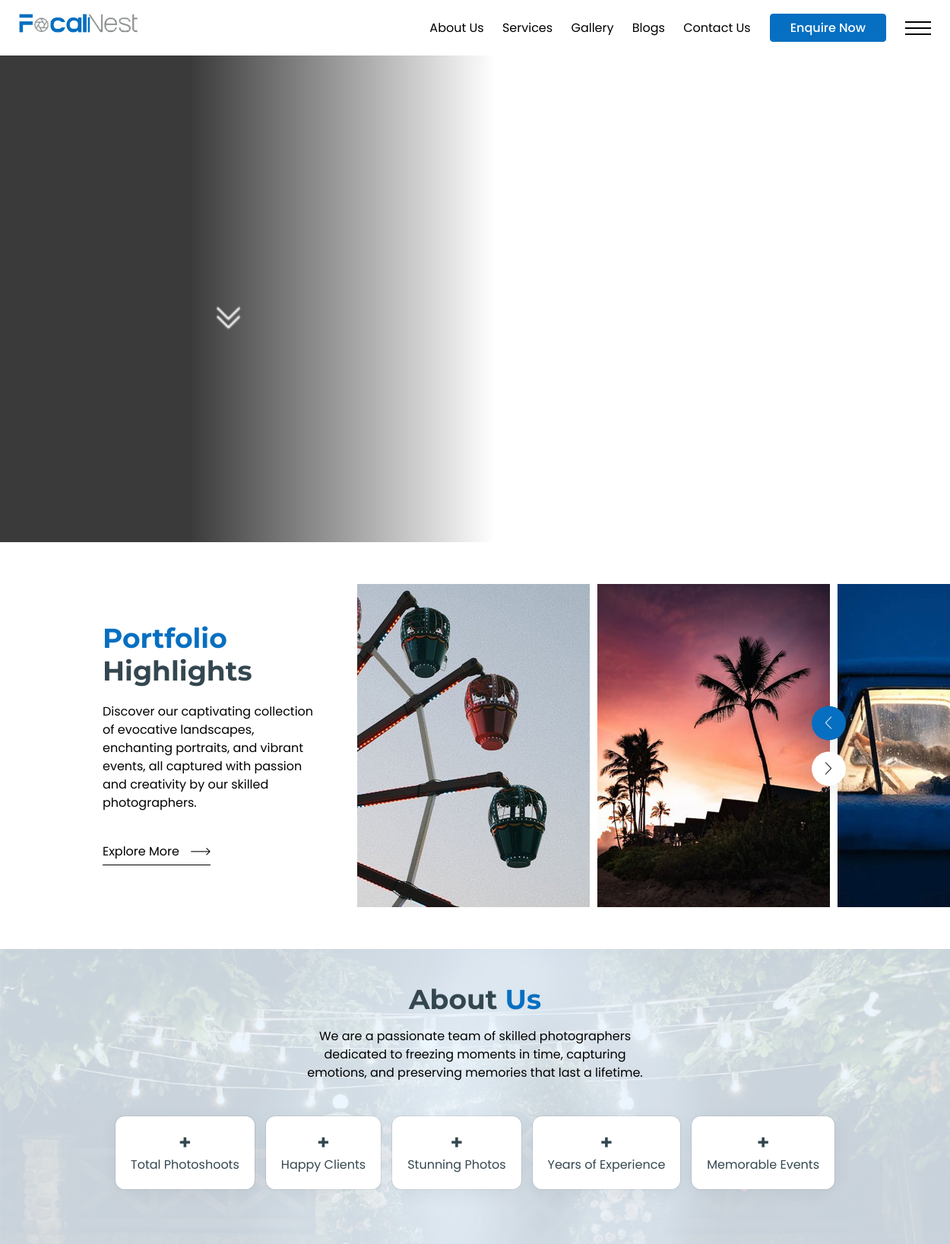
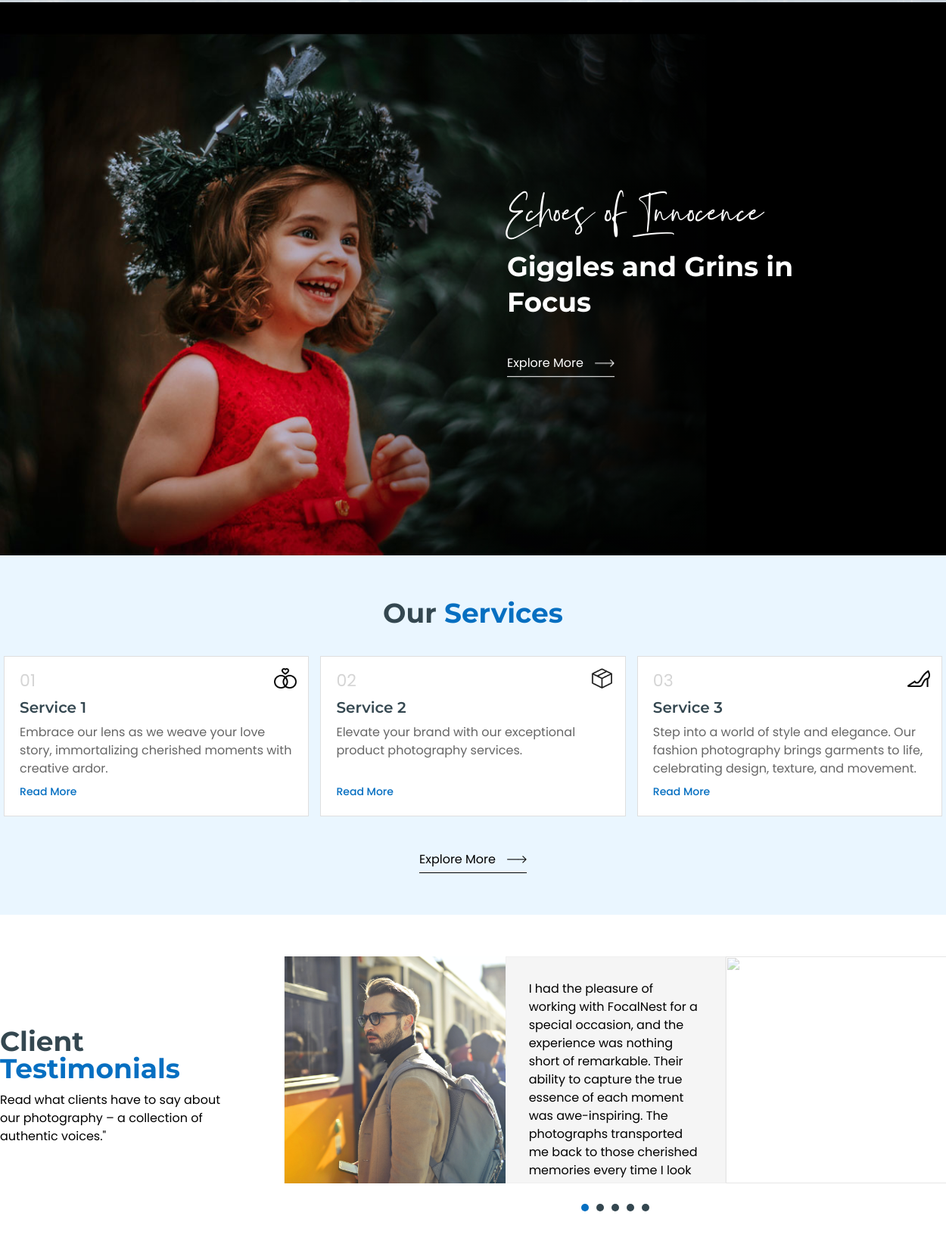
The page / (upper part) on the database its author committed (2 pictures, top to bottom).
### FocalNest/models.py (models this page shows, shortened)
class ServicePost(models.Model):
    title = models.CharField(max_length=200)
    Title_Url = models.SlugField(unique=True, blank=True, null=True)
    Service_image = models.ImageField(upload_to='Admin/Serviceicons/')
    Service_icon = models.ImageField(upload_to='Admin/Serviceimages/')
    Description = models.CharField(max_length=255,)
    content = RichTextField()
    def __str__(self):
        return self.title
    class Meta:
        verbose_name = 'Service'
        verbose_name_plural = 'Services'

### FocalNest/views.py (the view)
# urls.py: path('', views.home, name='home'),
def home(request):
    form = EnquiryForm(request.POST or None)
    if request.method == 'POST':
        if form.is_valid():
            form.save()
            form = EnquiryForm()
            return render(request, 'thank-you.html')
    return render(request, 'index.html', {'form': form})

### FocalNest/commoncontext.py (called while the page is built)
def common_data(request):
    allservices = ServicePost.objects.all()
    allblogs = BlogPost.objects.all().order_by('-id')
    recent_blogs = BlogPost.objects.all().order_by('-id')[:5]
    return {
        'services': allservices,
        'blogs': allblogs,
        'recentblogs': recent_blogs,
    }

### FocalNest/templates/index.html (shortened to what this page needs)
{% extends "masterpage.html" %}
{% load static %}
{% block content %}
<main>
    <div class="banner-home">
        <div class="bg">
            <video autoplay muted loop="true" src="{% static 'video/video.mp4' %}"></video>
        </div>
        <div class="banner-wrapper">
            <div class="container">
                <div class="content">
                    <div class="down-arrow invert">
                        <img src="{% static 'icons/down-arrow.png' %} " alt="">
                    </div>
                </div>
            </div>
        </div>
    </div>
    <section>
        <div class="home-secA">
            <div class="secA-wrapper">
                <div class="flex">
                    <div class="colA">
                        <div class="content">
                            <div class="heading">
                                <h3>
                                    <span>Portfolio</span> Highlights
                                </h3>
                            </div>
                            <p>Discover our captivating collection of evocative landscapes, enchanting portraits,
                                and vibrant events, all captured with passion and creativity by our skilled
                                photographers.</p>
                            <div class="explore-more-btn invert">
                                <a href="">Explore More
                                    <img src="{% static 'icons/rightarrowcontact.png' %}" alt="">
                                </a>
                            </div>
                        </div>
                    </div>
                    <div class="colB">
                        <div class="showcase-slider owl-carousel">
                            <div class="item">
                                <figure>
                                    <img src="{% static 'images/home/img-1.jpg' %}" alt="">
                                </figure>
                            </div>
                            <div class="item">
                                <figure>
                                    <img src="{% static 'images/home/img-2.jpg' %}" alt="">
                                </figure>
                            </div>
                            <div class="item">
                                <figure>
                                    <img src="{% static 'images/home/img-3.jpg' %}" alt="">
                                </figure>
                            </div>
                        </div>
                    </div>
                </div>
            </div>
        </div>
    </section>
    <section>
        <div class="home-secB">
            <div class="container">
                <div class="heading size48 text-center">
                    <h3>About
                        <span>Us</span>
                    </h3>
                </div>
                <div class="flex">
                    <div class="colA">
                        <div class="content">
                            <p>We are a passionate team of skilled photographers dedicated to freezing moments in
                                time, capturing emotions, and preserving memories that last a lifetime.</p>
                            <div class="counter_sec">
                                <div class="count-info">
                                    <h3>
                                        +
                                    </h3>
                                    <p>Total Photoshoots</p>
                                </div>
                                <div class="count-info">
                                    <h3>
                                        +
                                    </h3>
                                    <p>Happy Clients</p>
                                </div>
                                <div class="count-info">
                                    <h3>
                                        +
                                    </h3>
                                    <p>Stunning Photos</p>
                                </div>
                                <div class="count-info">
                                    <h3>
                                        +
                                    </h3>
                                    <p>Years of Experience</p>
                                </div>
                                <div class="count-info">
                                    <h3>
                                        +
                                    </h3>
                                    <p>Memorable Events</p>
                                </div>
                            </div>
                        </div>
                    </div>
                </div>
            </div>
        </div>
    </section>
    <section>
        <div class="home-secC">
            <div class="bg">
                <img src="{% static 'images/home/img.jpg' %}" alt="">
            </div>
            <div class="secD-wrapper">
                <div class="container">
                    <div class="heading">
                        <h3><em>Echoes of Innocence </em>Giggles and Grins in Focus</em></h3>
                        <div class="explore-more-btn">
                            <a href="">Explore More
                                <img src="{% static 'icons/rightarrowcontact.png' %}" alt="">
                            </a>
                        </div>
                    </div>
                </div>
            </div>
        </div>
    </section>
    <section>
        <div class="home-secD">
            <div class="container">
                <div class="heading text-center">
                    <h3>Our
                        <span>Services</span>
                    </h3>
                </div>
                <div class="service-slider owl-carousel">
                    {% for service in services %}
                        <div class="col-md">
                            <div class="card">
                                <a href={% url 'FocalNest:service_detail' Title_url=service.Title_Url %}>
                                    <div class="ico">
                                        <img src="{{ service.Service_icon.url }}" alt="">
                                    </div>
                                        <small class="listin">
                                            {% if forloop.counter < 10 %}0{{ forloop.counter }}
                                            {% else %}{{ forloop.counter }}
                                            {% endif %}
                                        </small>
                                    <h5>{{ service.title }}</h5>
                                    <p>{{ service.Description }}</p>
                                    <span class="read-mr">Read More</span>
                            </div>
                        </div>
                    {% endfor %}
                </div>
                <div class="explore-more-btn invert">
                    <a href="/service">Explore More
                        <img src="{% static 'icons/rightarrowcontact.png' %}" alt="">
                    </a>
                </div>
            </div>
        </div>
    </section>
    <section>
        <div class="home-secE">
            <div class="flex">
                <div class="colA">
                    <div class="heading size48">
                        <h3>Client <br><span>Testimonials</span>
                        </h3>
                        <p>Read what clients have to say about our photography – a collection of authentic voices."
                        </p>
                    </div>
                </div>
                <div class="colB">
                    <div class="client-slider owl-carousel">
                        <div class="item">
                            <div class="col">
                                <figure><img src="{% static 'images/clients/img-1.jpg' %}" alt=""></figure>
                                <div class="content">
                                    <div class="wrap">
                                        <p>I had the pleasure of working with FocalNest for a special occasion,
                                            and the experience was nothing short of
                                            remarkable. Their ability to capture the true essence of each moment was
                                            awe-inspiring. The photographs transported me
                                            back to those cherished memories every time I look at them. FocalNest
                                            is a true artist behind the lens.</p>
                                    </div>
                                </div>
                            </div>
                        </div>
                        <div class="item">
                            <div class="col">
                                <figure><img src="{% static 'images/clients/img-2.jpg' %}" alt=""></figure>
                            </div>
                        </div>
                    </div>
                </div>
            </div>
        </div>
    </section>
</main>
{% endblock %}

### rows shown on the page
ServicePost: Service_icon (picture), title "Service 1", Description "Embrace our lens as we weave your love story, immortalizing cherished moments with creative ardor."
ServicePost: Service_icon (picture), title "Service 2", Description "Elevate your brand with our exceptional product photography services."
ServicePost: Service_icon (picture), title "Service 3", Description "Step into a world of style and elegance. Our fashion photography brings garments to life, celebrating design, texture, and movement."
